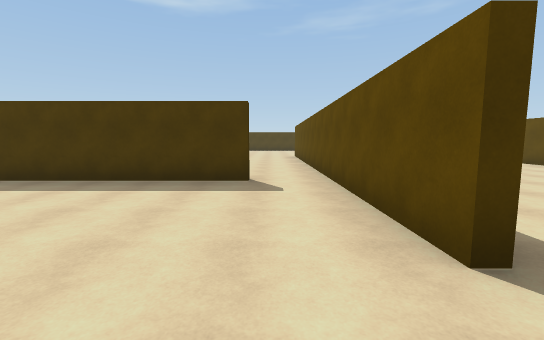
View 1 (above)

23 first-person views from a walk through a scene from a Unity 3-D project. The camera is 1.5 m above the floor, tilts 6° down and sees 90° across. Doors are open. The floor is counted in squares, 2 m on a side. Each view is taken from the middle of a square. On the plan, view 1 faces up. The plan holds only what a view shows up to about 10 squares ahead; the rest is blank. The player is left out. Surface patterns are stand-ins for the level's own textures.

View 2
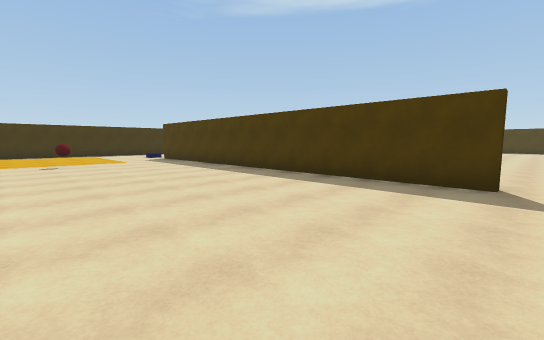

View 3
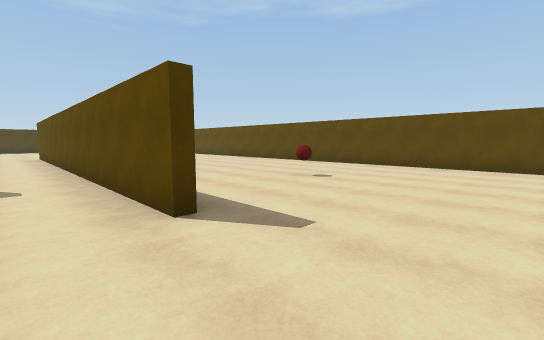

View 4
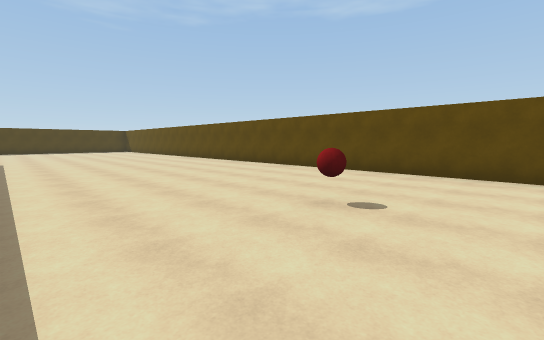

View 5
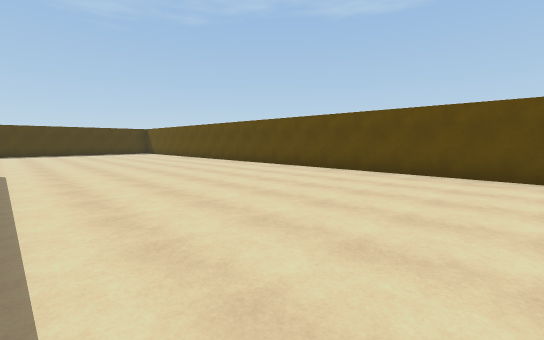

View 6
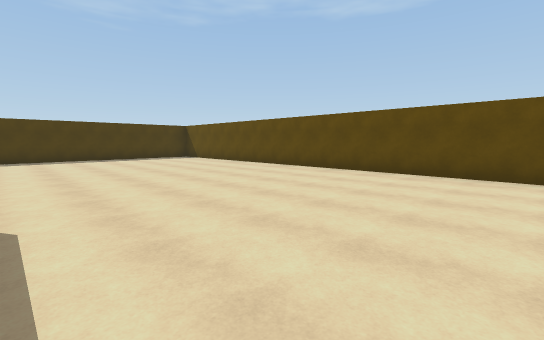

View 7
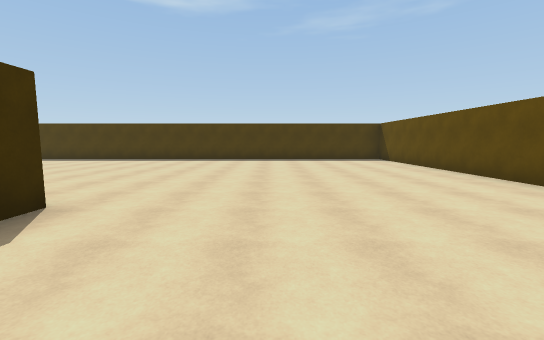

View 8
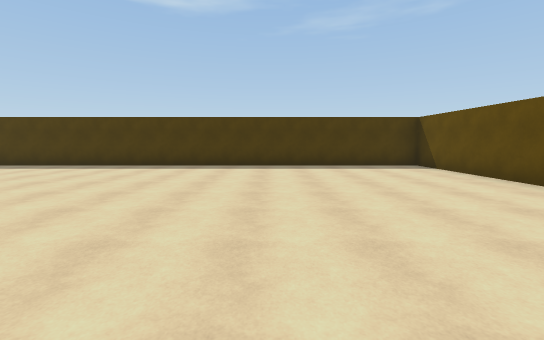

View 9
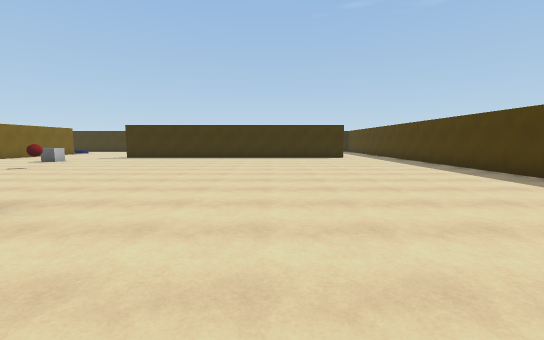

View 10
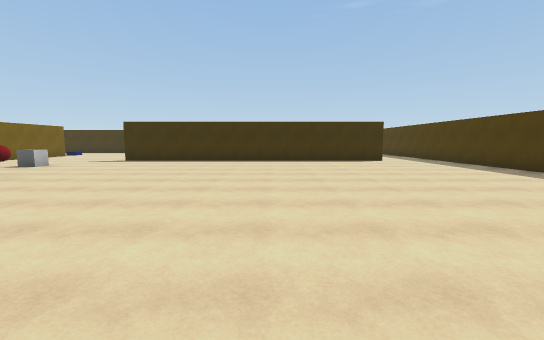

View 11
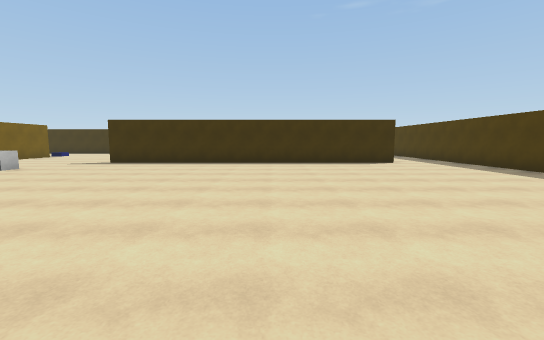

View 12
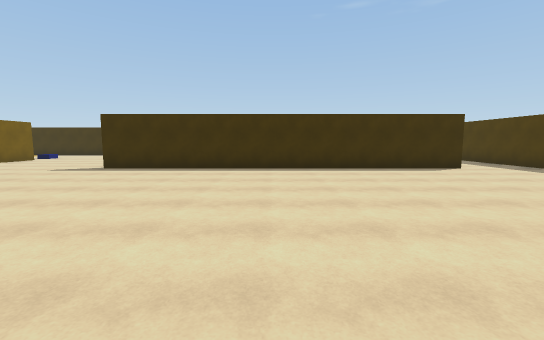

View 13
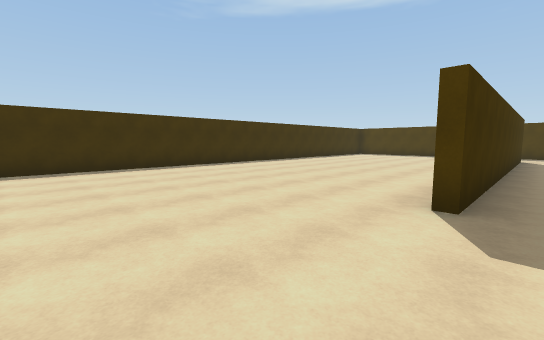

View 14
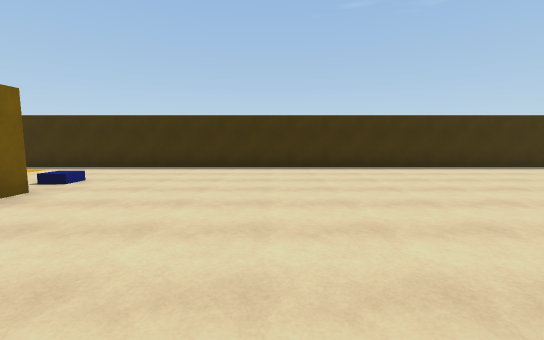

View 15
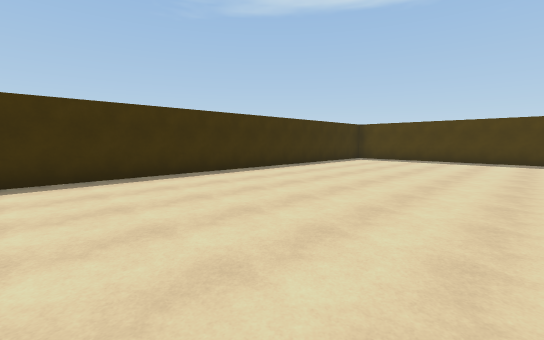

View 16
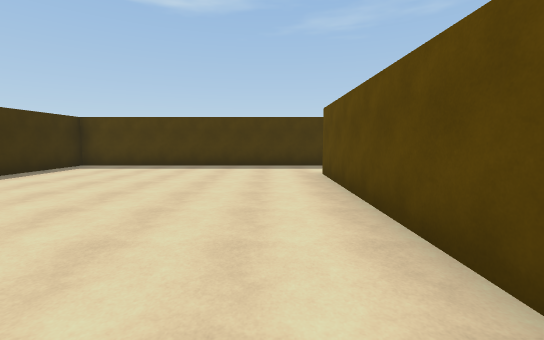

View 17
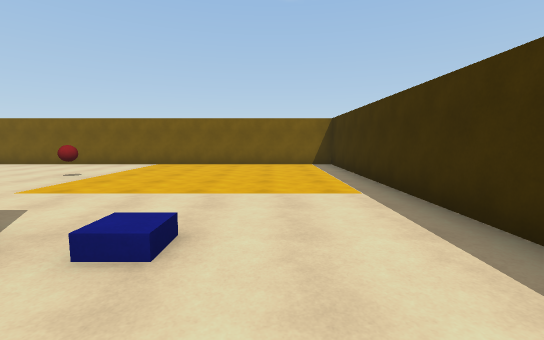

View 18
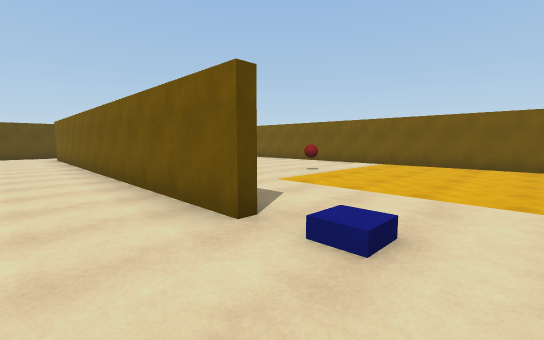

View 19
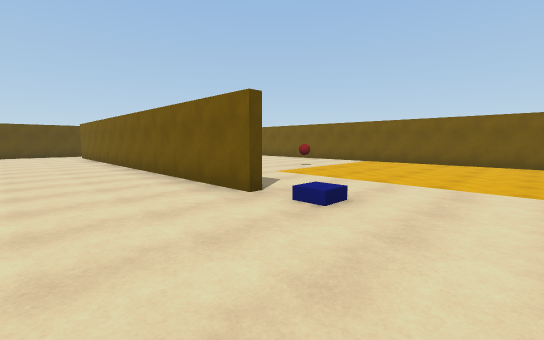

View 20
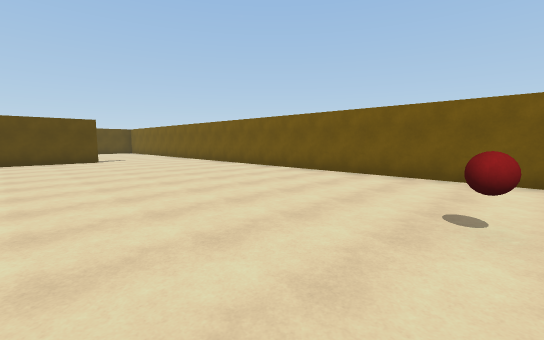

View 21
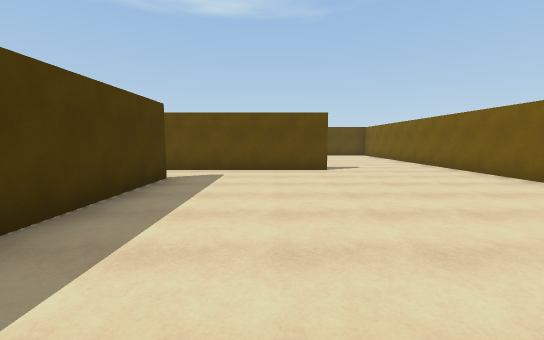

View 22
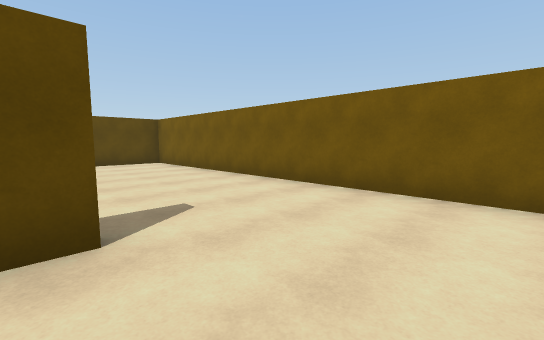

View 23
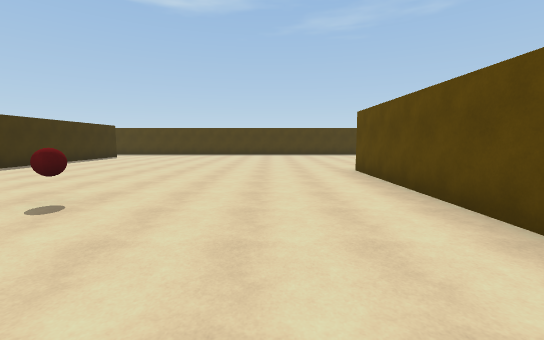

### Floor plan
Points are (right, up) in squares from view 1. A wall is a line through its corners. A room is listed if a view was taken in it or the views show most of it. See-through windows are left out.
Room 1 (views 1, 2, 3, 4, 5, 6, 7, 8, 9, 10, 11, 12, 13, 14, 15, 16, 17, 18, 19, 20, 21, 22, 23)
walls: (1.4, 14.1) (1.4, 13.5); (-0.4, 5.2) (-9, 5.2); (-8.8, 15) (-8.8, 20.4); (1.2, 1.5) (1.2, 14.1); (-12, 5.4) (-1.4, 5.4); (-8.6, 20.4) (-8.6, 10.2); (8.6, 22.5) (-16, 22.5) (-16, -2) (8.6, -2) (8.6, 22.5)
ways out: open door at (0.5, 5)
objects: other object (-13, 5); other object (-10, 1); other object (-6, 9); other object (-4, 10); other object (5, 3)

Positions as (right, up) in squares from view 1, and headings:
1: (0, 0), facing up
2: (0, 0), facing up-left
3: (0, -1), facing up-right
4: (2, 1), facing up-right
5: (2, 5), facing up-right
6: (2, 10), facing up-right
7: (4, 11), facing up
8: (4, 14), facing up
9: (4, 17), facing left
10: (2, 16), facing left
11: (1, 16), facing left
12: (-1, 15), facing left
13: (-8, 7), facing up-left
14: (-8, 9), facing left
15: (-10, 11), facing up-left
16: (-10, 14), facing up
17: (-14, 7), facing down
18: (-14, 7), facing down-right
19: (-15, 8), facing down-right
20: (-10, 4), facing down-right
21: (-6, 3), facing right
22: (-1, 2), facing down-right
23: (-1, 7), facing up
